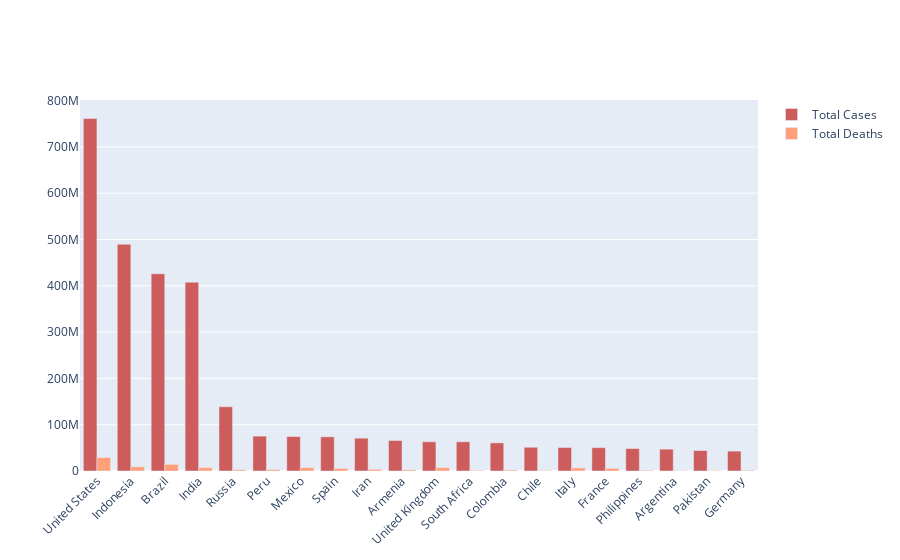

The code cell stored with this chart in its notebook:
### Markdown cell above
As we have seen the total number of cases and deaths. Let's comapre both in all these top 20 countries.

### Code cell
fig = go.Figure()
fig.add_trace(go.Bar(
     x = info['Country'], 
     y = info['Total Cases'],
     name = 'Total Cases',
     marker_color = 'indianred'
))
fig.add_trace(go.Bar(
    x = info['Country'],
    y = info['Total Deaths'],
    name = 'Total Deaths',
    marker_color = 'lightsalmon'
))
fig.update_layout(barmode = 'group', xaxis_tickangle = -45)
fig.show()

### Figure 1 — Plotly figure (JSON) as saved in the notebook; plotly's stock layout.template omitted (floating-point values rounded to 4 significant figures)
{"data": [{"marker": {"color": "indianred"}, "name": "Total Cases", "type": "bar", "x": ["United States", "Indonesia", "Brazil", "India", "Russia", "Peru", "Mexico", "Spain", "Iran", "Armenia", "United Kingdom", "South Africa", "Colombia", "Chile", "Italy", "France", "Philippines", "Argentina", "Pakistan", "Germany"], "y": [761184687, 489687127, 426003311, 407893299, 138661367, 75320488, 74353246, 73808620, 70877101, 65844325, 63174296, 63135859, 60725640, 51268034, 50752853, 50419935, 48470198, 47157884, 44115377, 42937034]}, {"marker": {"color": "lightsalmon"}, "name": "Total Deaths", "type": "bar", "x": ["United States", "Indonesia", "Brazil", "India", "Russia", "Peru", "Mexico", "Spain", "Iran", "Armenia", "United Kingdom", "South Africa", "Colombia", "Chile", "Italy", "France", "Philippines", "Argentina", "Pakistan", "Germany"], "y": [29139980, 9168032, 14342127, 7248130, 2642435, 3044986, 7296660, 5514199, 3552131, 2387268, 7280594, 1362533, 2016697, 1285554, 6664225, 5649590, 1562716, 1077506, 877637, 1650211]}], "layout": {"barmode": "group", "xaxis": {"tickangle": -45}}}
